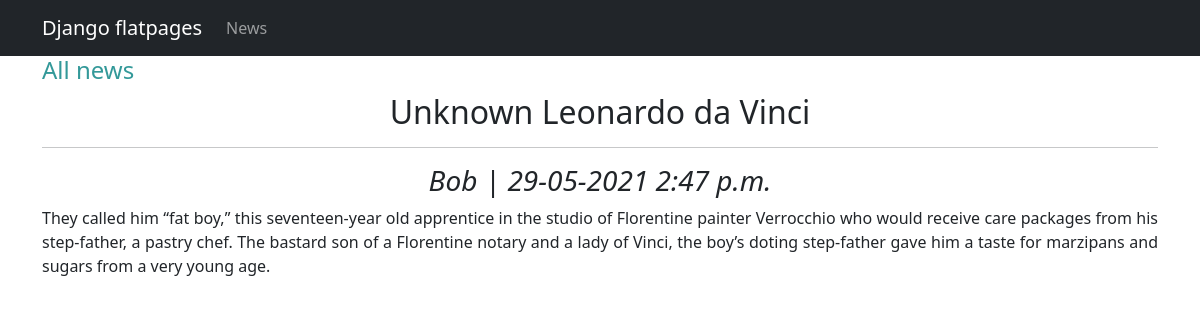
Screenshot of /news/1 with the database file from the repository.
### backend/models.py (models this page shows, shortened)
class Post(models.Model):
    author = models.ForeignKey(Author, on_delete = models.CASCADE)
    my_post_type = [('article', 'article'), ('news', 'news')]
    post_type = models.CharField(max_length = 7, choices = my_post_type)
    create_data = models.DateTimeField(auto_now_add = True)
    title = models.CharField(max_length = 255)
    content = models.TextField()
    rating = models.IntegerField(default = 0)
    category = models.ManyToManyField(Category, through = 'PostCategory')

class Author(models.Model):
    user = models.OneToOneField(User, on_delete = models.CASCADE)
    rating = models.IntegerField(default = 0)
    def __str__(self):
        return f'{self.user.username}'

### backend/views.py (the view)
# urls.py: path('<int:pk>', PostDetail.as_view()),
class PostDetail(DetailView):
    model = Post
    template_name = 'new.html'
    context_object_name = 'post'

### backend/templatetags/custom_filters.py (called while the page is built)
@register.filter(name='censor')
def censor(value):
    words_list = value.split()
    for index, word in enumerate(words_list):
        if word.lower() in obscene_words:
            words_list[index] = "<...>"
    return " ".join(words_list)

### templates/new.html (shortened to what this page needs)
{% extends 'default.html' %}
{% load custom_filters %}
{% block content %}
    <a href="/.." style="text-decoration: none; color: #339999;">
        <h4 style="text-align: left">All news</h4>
    </a>
    <h2>{{ post.title|censor }}</h2>
    <hr>
    <h3><i>{{ post.author }} | {{ post.create_data|date:"d-m-Y P" }}</i></h3>
    <p style="text-align: justify">{{ post.content|censor }}</p>
{% endblock content %}

### rows the page displays
Post: title|censor "Unknown Leonardo da Vinci", author "Bob", create_data "29-05-2021 2:47 p.m.", content|censor "They called him “fat boy,” this seventeen-year old apprentice in the studio of Florentine painter Verrocchio who would receive care packages from his step-father, a pastry chef. The bastard son of a Florentine notary and a lady of Vinci, the boy’s doting step-father gave him a taste for marzipans and sugars from a very young age."
